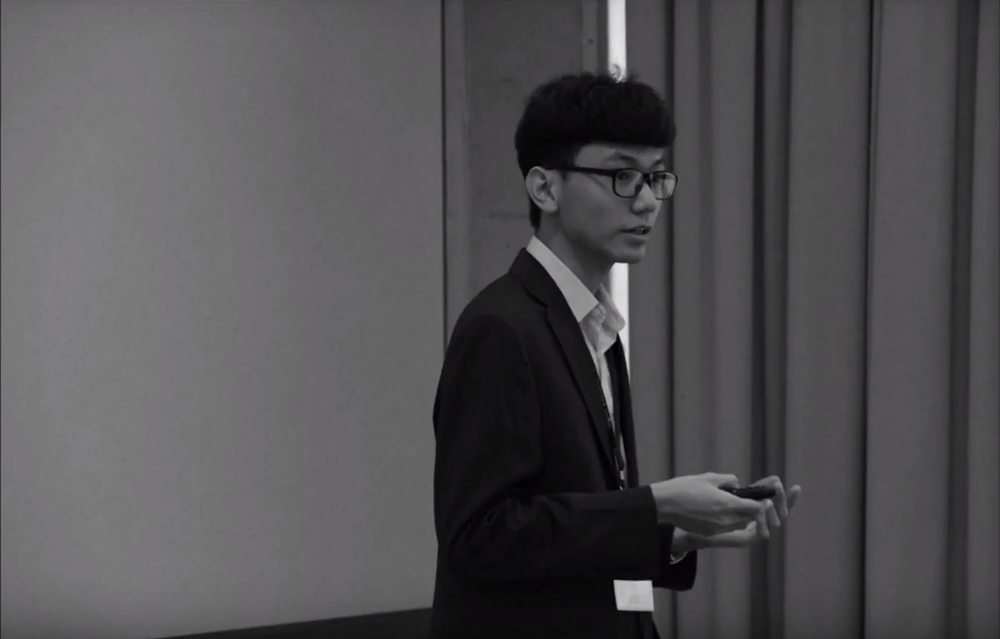
#> input picture HPY.png, 1000 x 639 px, shrunk from 1352 x 864 before the run, found by its file name
$ python index.py
#> lines starting #> are read from the running program, lines starting #| are printed output that depends on the picture; after the words box and inside, x2 and y2 are one past the last pixel; in counts of white or black regions, pixels touching at a corner belong together
import cv2
import matplotlib.pyplot as plt
import numpy as np
from tec.tools import *

def simple_threshold(img):
    process_list = {}
    ret, simple_img1 = cv2.threshold(img, 20, 255, cv2.THRESH_BINARY)
    ret, simple_img1_trunc = cv2.threshold(img, 20, 255, cv2.THRESH_TRUNC)
    ret, simple_img2 = cv2.threshold(img, 100, 255, cv2.THRESH_BINARY)
    ret, simple_img2_trunc = cv2.threshold(img, 100, 255, cv2.THRESH_TRUNC)
    ret, simple_img3 = cv2.threshold(img, 200, 255, cv2.THRESH_BINARY)
    ret, simple_img3_trunc = cv2.threshold(img, 200, 255, cv2.THRESH_TRUNC)
    ret, simple_img4 = cv2.threshold(img, 500, 255, cv2.THRESH_BINARY)
    ret, simple_img4_trunc = cv2.threshold(img, 500, 255, cv2.THRESH_TRUNC)
    process_list["simple_img1_20"] = simple_img1
    process_list["simple_img1_20_trunc"] = simple_img1_trunc
    process_list["simple_img1_100"] = simple_img2
    process_list["simple_img1_100_trunc"] = simple_img2_trunc
    process_list["simple_img1_200"] = simple_img3
    process_list["simple_img1_200_trunc"] = simple_img3_trunc
    process_list["simple_img1_500"] = simple_img4
    process_list["simple_img1_500_trunc"] = simple_img4_trunc

    return process_list

def adaptive_threshold(img):
    process_list = {}
    adaptive_img_mean = cv2.adaptiveThreshold(img, 255, cv2.ADAPTIVE_THRESH_MEAN_C, cv2.THRESH_BINARY, 33, 5)
    adaptive_img_gussian = cv2.adaptiveThreshold(img, 255, cv2.ADAPTIVE_THRESH_GAUSSIAN_C, cv2.THRESH_BINARY, 33, 5)
    process_list["adaptive_img1"] = adaptive_img_mean
    process_list["adaptive_img_gussian"] = adaptive_img_gussian

    return process_list

def otsu_threshold(img, fig_name=None):
    process_list = {}
    ret, otsu_img = cv2.threshold(img, 0, 255, cv2.THRESH_BINARY + cv2.THRESH_OTSU)
    ret, otsu_img_inv = cv2.threshold(img, 0, 255, cv2.THRESH_BINARY_INV + cv2.THRESH_OTSU)
    if fig_name is not None:
        process_list[fig_name + "_otsu_img"] = otsu_img
        process_list[fig_name + "_otsu_img_inv"] = otsu_img_inv
    else:
        process_list["otsu_img"] = otsu_img
        process_list["otsu_img_inv"] = otsu_img_inv

    return process_list

if __name__ == "__main__":
    # img = cv2.imread("/home/tec/code/image_processing/lung_gray.png")
    # img = cv2.imread("E:\Code\image_processing\lung.png")
    img = cv2.imread("E:\Code\image_processing\HPY.png")
#> img is the input picture: shape (639, 1000, 3); mean B, G, R 82, 80.5, 81.8
    img = cv2.cvtColor(img, cv2.COLOR_BGR2GRAY)
#> img: shape (639, 1000)

    process_list_simple = simple_threshold(img)
#> in simple_threshold, `ret, simple_img1 = cv2.threshold(img, 20, 255, cv2.THRESH_BINARY)`:
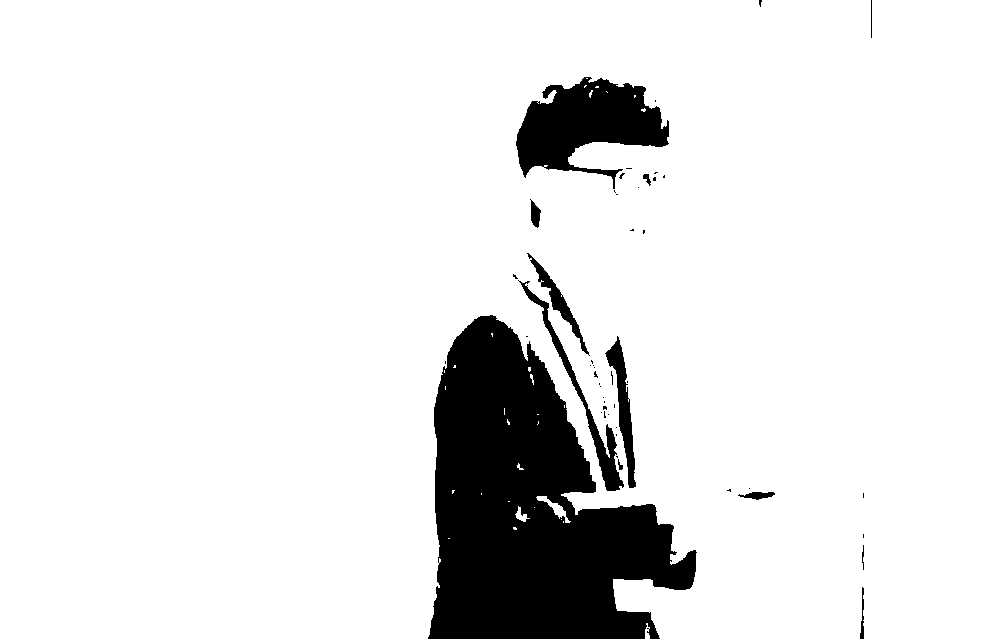
#> simple_img1: shape (639, 1000); 89.7% white; 50 black regions (38 under 20 px), largest, box (x1, y1, x2, y2) and area: (428, 315, 697, 639) 51275, (516, 77, 669, 189) 9201, (518, 280, 624, 491) 1979
#> in simple_threshold, `ret, simple_img2 = cv2.threshold(img, 100, 255, cv2.THRESH_BINARY)`:
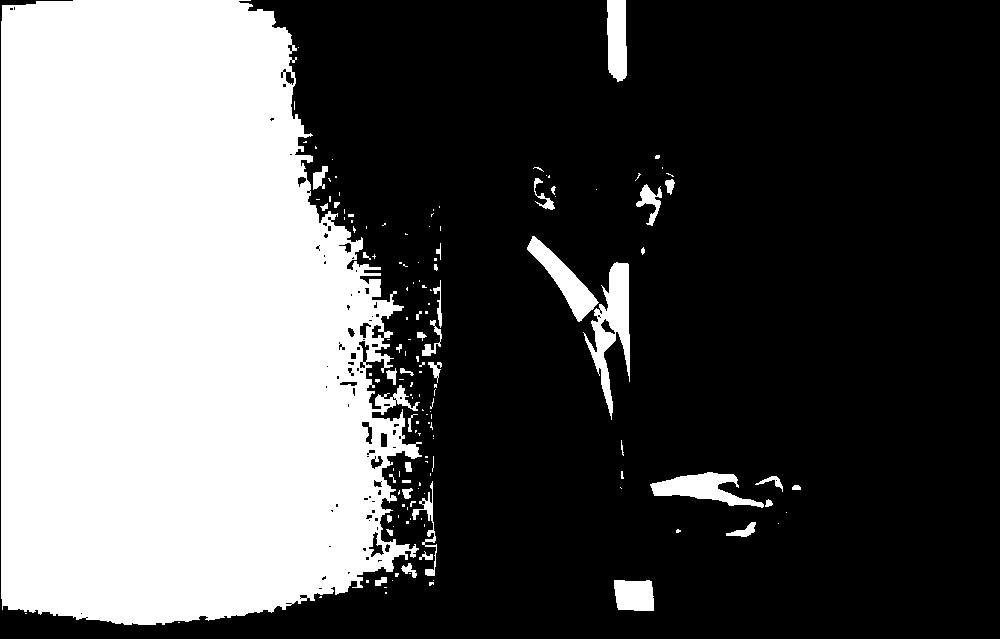
#> simple_img2: shape (639, 1000); 35.3% white; 148 white regions (107 under 20 px), largest, box (x1, y1, x2, y2) and area: (1, 0, 422, 625) 212417, (583, 262, 630, 420) 2893, (650, 472, 764, 508) 1880
#> in simple_threshold, `ret, simple_img3 = cv2.threshold(img, 200, 255, cv2.THRESH_BINARY)`:
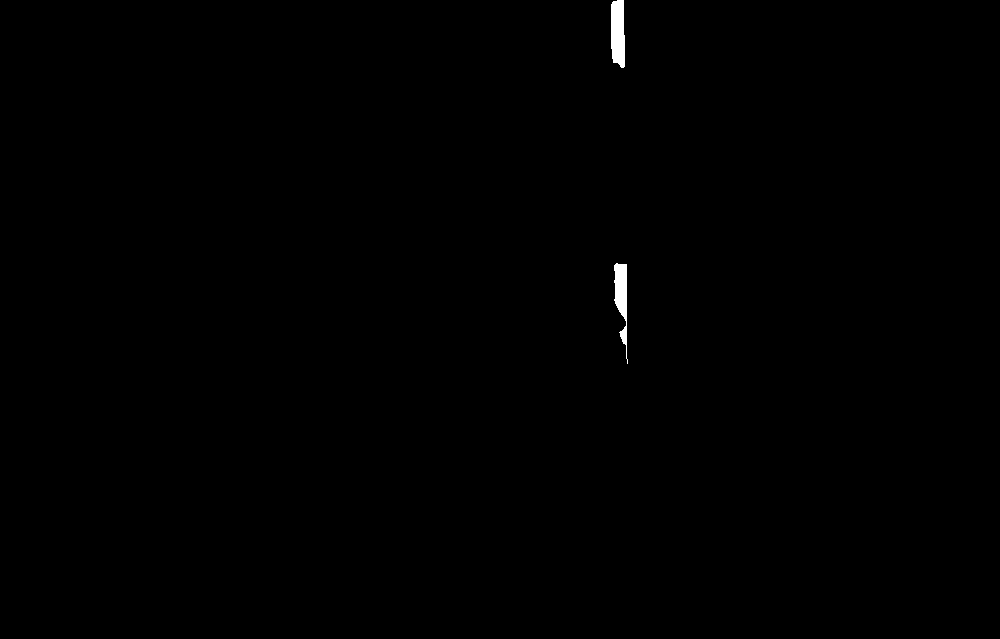
#> simple_img3: shape (639, 1000); 0.25% white; 2 white regions, box (x1, y1, x2, y2) and area: (611, 0, 625, 68) 845, (614, 263, 628, 364) 728
#> in simple_threshold, `ret, simple_img4 = cv2.threshold(img, 500, 255, cv2.THRESH_BINARY)`: simple_img4: shape (639, 1000); every value is 0
#> process_list_simple = 8 items
    process_list_adap = adaptive_threshold(img)
#> in adaptive_threshold, `adaptive_img_mean = cv2.adaptiveThreshold(img, 255, cv2.ADAPTIVE_THRES..`: adaptive_img_mean: shape (639, 1000); 86.2% white; 118 black regions (75 under 20 px), largest, box (x1, y1, x2, y2) and area: (515, 0, 770, 639) 35805, (145, 0, 624, 639) 15531, (943, 0, 980, 639) 12411
#> in adaptive_threshold, `adaptive_img_gussian = cv2.adaptiveThreshold(img, 255, cv2.ADAPTIVE_TH..`:
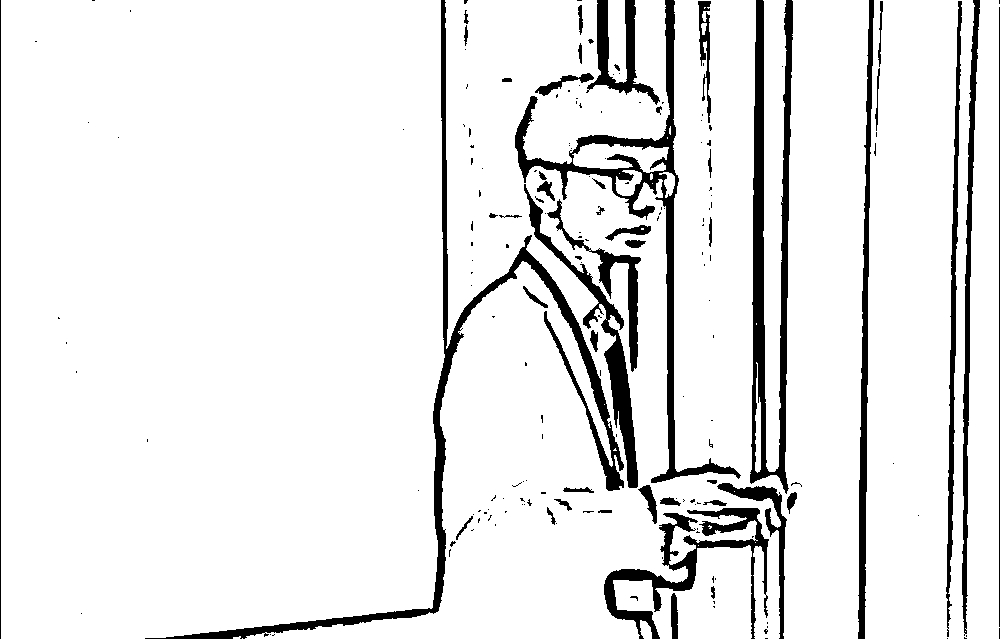
#> adaptive_img_gussian: shape (639, 1000); 91.3% white; 187 black regions (137 under 20 px), largest, box (x1, y1, x2, y2) and area: (145, 0, 624, 639) 9787, (750, 0, 793, 494) 8158, (515, 0, 741, 483) 7614
#> process_list_adap = 2 items
    process_list_otsu = otsu_threshold(img)
#> in otsu_threshold, `ret, otsu_img = cv2.threshold(img, 0, 255, cv2.THRESH_BINARY + cv2.THR..`:
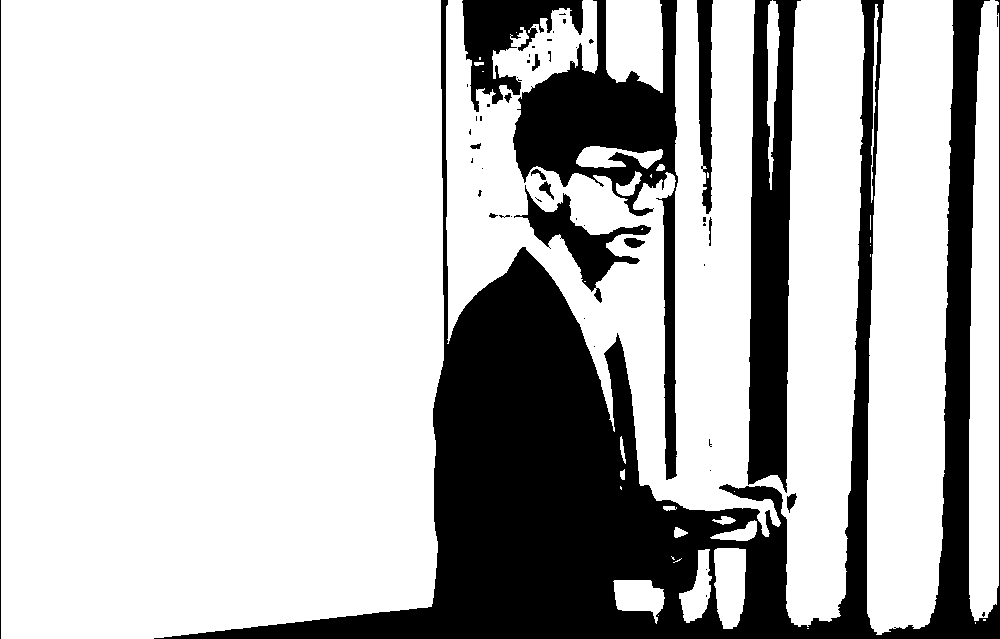
#> otsu_img: shape (639, 1000); 73.9% white; 52 black regions (36 under 20 px), largest, box (x1, y1, x2, y2) and area: (154, 0, 1000, 639) 116317, (513, 0, 678, 480) 19708, (747, 0, 801, 493) 17136
#> in otsu_threshold, `ret, otsu_img = cv2.threshold(img, 0, 255, cv2.THRESH_BINARY + cv2.THR..`: ret = 65
#> process_list_otsu = 2 items

    roi_area = img[100:300, 100:300]
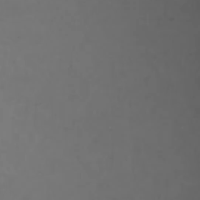
#> roi_area: shape (200, 200); min 98, max 127, mean 114.6
    process_list_roi = otsu_threshold(roi_area, fig_name="roi")
#> call 2 of otsu_threshold, with fig_name = 'roi'
#> in otsu_threshold (call 2), `ret, otsu_img = cv2.threshold(img, 0, 255, cv2.THRESH_BINARY + cv2.THR..`:
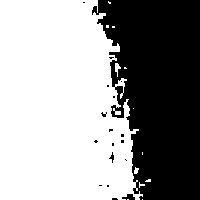
#> otsu_img: shape (200, 200); 60% white; 18 black regions (15 under 20 px), largest, box (x1, y1, x2, y2) and area: (92, 0, 200, 200) 15836, (122, 194, 135, 200) 51, (109, 152, 114, 163) 23
#> in otsu_threshold (call 2), `ret, otsu_img = cv2.threshold(img, 0, 255, cv2.THRESH_BINARY + cv2.THR..`: ret = 113
#> process_list_roi = 2 items

    process_list = {}
    process_list["source"] = img
    process_list = {**process_list, **process_list_simple, **process_list_adap, **process_list_otsu, **process_list_roi}
#> (the run stopped early here; a loop or call above may not have finished)

$ run again, with lung.png copied over HPY.png
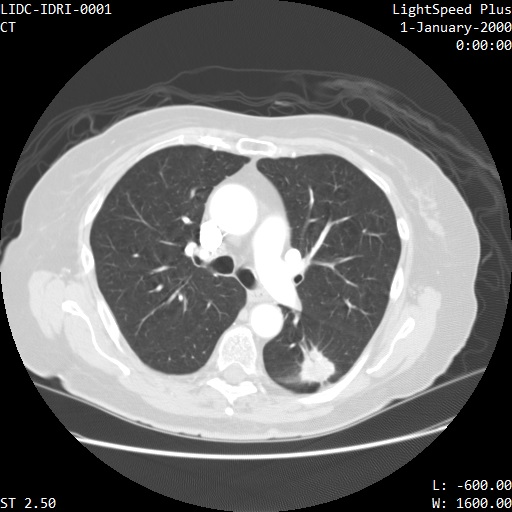
#> input picture lung.png, 512 x 512 px, found by its file name
#> img is the input picture: shape (512, 512, 3); mean B, G, R 108.5, 108.5, 108.5
#> img: shape (512, 512)
#> in simple_threshold, `ret, simple_img1 = cv2.threshold(img, 20, 255, cv2.THRESH_BINARY)`:
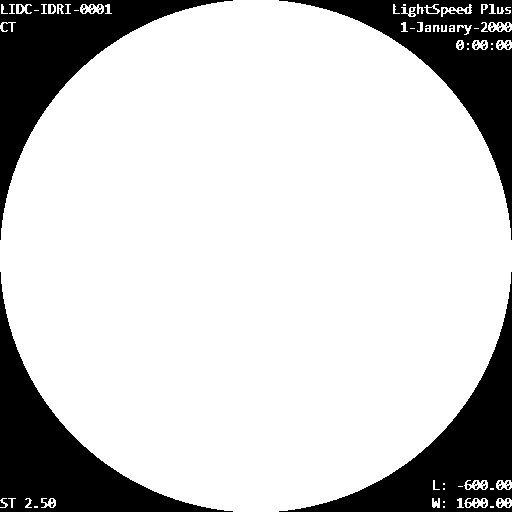
#> simple_img1: shape (512, 512); 79.7% white; 59 black regions (54 under 20 px), largest, box (x1, y1, x2, y2) and area: (0, 272, 233, 512) 13721, (0, 0, 233, 240) 13285, (279, 272, 512, 512) 13146, (279, 0, 512, 240) 12541, (0, 501, 5, 507) 20
#> simple_img2: shape (512, 512); 36.5% white; 260 white regions (181 under 20 px), largest, box (x1, y1, x2, y2) and area: (0, 104, 487, 444) 88327, (69, 415, 457, 460) 2506, (135, 275, 192, 336) 434
#> simple_img3: shape (512, 512); 30.9% white; 157 white regions (128 under 20 px), largest, box (x1, y1, x2, y2) and area: (1, 106, 479, 440) 77537, (75, 425, 448, 459) 1274, (300, 347, 334, 384) 801
#> simple_img4: shape (512, 512); every value is 0
#> process_list_simple = 8 items
#> adaptive_img_mean: shape (512, 512); 60.3% white; 1041 black regions (963 under 20 px), largest, box (x1, y1, x2, y2) and area: (0, 0, 499, 391) 20351, (90, 145, 251, 375) 14422, (256, 154, 401, 395) 13678
#> adaptive_img_gussian: shape (512, 512); 68.4% white; 1953 black regions (1800 under 20 px), largest, box (x1, y1, x2, y2) and area: (0, 272, 512, 512) 9215, (90, 145, 252, 375) 8952, (0, 92, 501, 396) 8554
#> process_list_adap = 2 items
#> otsu_img: shape (512, 512); 34.1% white; 117 white regions (57 under 20 px), largest, box (x1, y1, x2, y2) and area: (0, 105, 486, 443) 84878, (69, 417, 455, 460) 1999, (167, 288, 187, 312) 137
#> ret = 134
#> process_list_otsu = 2 items
#> in otsu_threshold (call 2), `ret, otsu_img = cv2.threshold(img, 0, 255, cv2.THRESH_BINARY + cv2.THR..`:
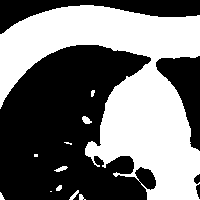
#> otsu_img: shape (200, 200); 46.2% white; 11 white regions (3 under 20 px), largest, box (x1, y1, x2, y2) and area: (0, 5, 200, 200) 18236, (82, 116, 92, 124) 53, (54, 166, 68, 172) 45
#> ret = 154
#> process_list_roi = 2 items

$ run again, with brain.png copied over HPY.png
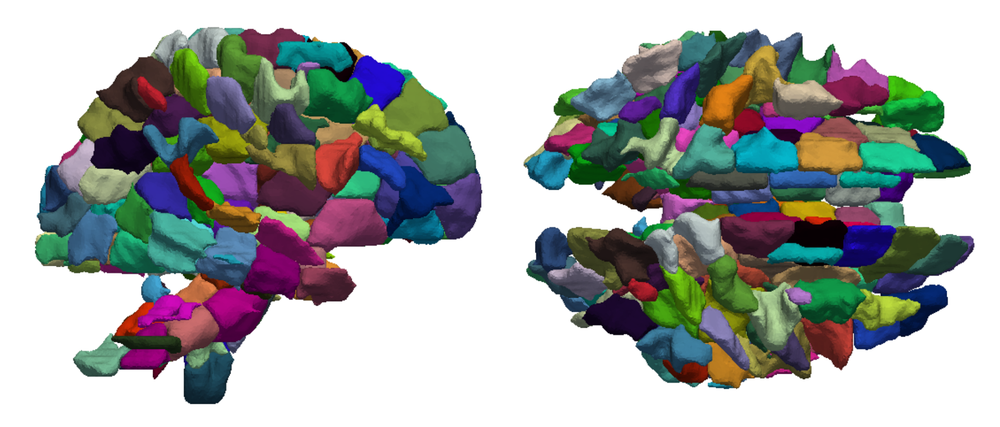
#> input picture brain.png, 1000 x 427 px, shrunk from 2064 x 882 before the run, found by its file name
#> img is the input picture: shape (427, 1000, 3); mean B, G, R 167.7, 169.1, 165.8
#> img: shape (427, 1000)
#> in simple_threshold, `ret, simple_img1 = cv2.threshold(img, 20, 255, cv2.THRESH_BINARY)`:
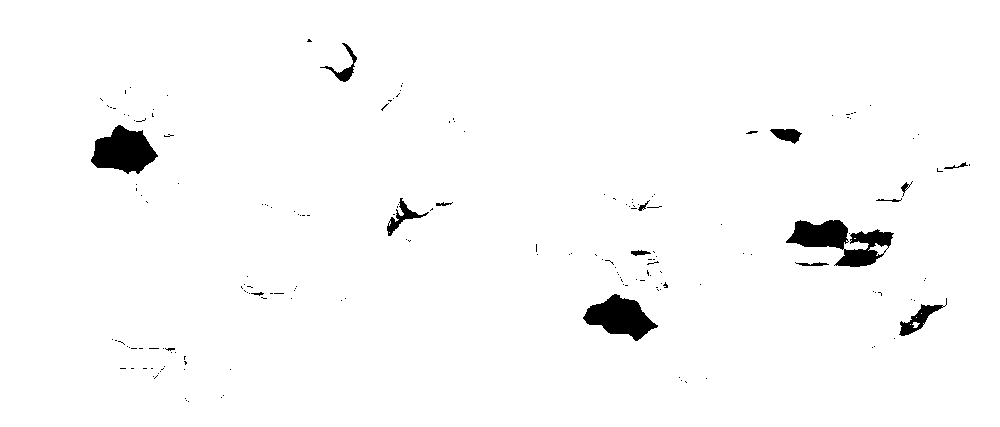
#> simple_img1: shape (427, 1000); 97.9% white; 180 black regions (164 under 20 px), largest, box (x1, y1, x2, y2) and area: (786, 220, 894, 267) 2432, (91, 125, 158, 174) 2098, (583, 294, 658, 341) 1928
#> simple_img2: shape (427, 1000); 66.1% white; 124 black regions (115 under 20 px), largest, box (x1, y1, x2, y2) and area: (524, 30, 974, 389) 74762, (35, 28, 482, 404) 68872, (415, 111, 469, 139) 331
#> simple_img3: shape (427, 1000); 49.5% white; 72 white regions (67 under 20 px), largest, box (x1, y1, x2, y2) and area: (0, 0, 1000, 427) 210257, (160, 273, 192, 295) 403, (849, 114, 875, 122) 145, (691, 216, 719, 228) 91, (114, 342, 123, 348) 24
#> simple_img4: shape (427, 1000); every value is 0
#> process_list_simple = 8 items
#> adaptive_img_mean: shape (427, 1000); 71.5% white; 176 black regions (155 under 20 px), largest, box (x1, y1, x2, y2) and area: (523, 29, 975, 389) 63966, (35, 27, 482, 404) 55919, (385, 113, 412, 131) 332
#> adaptive_img_gussian: shape (427, 1000); 76.7% white; 317 black regions (278 under 20 px), largest, box (x1, y1, x2, y2) and area: (523, 29, 975, 389) 51959, (35, 27, 482, 404) 42270, (785, 289, 874, 339) 1029
#> process_list_adap = 2 items
#> otsu_img: shape (427, 1000); 51.3% white; 21 black regions (17 under 20 px), largest, box (x1, y1, x2, y2) and area: (524, 29, 974, 389) 109316, (35, 27, 482, 404) 98469, (640, 43, 660, 51) 76, (156, 37, 166, 49) 33
#> ret = 165
#> process_list_otsu = 2 items
#> in otsu_threshold (call 2), `ret, otsu_img = cv2.threshold(img, 0, 255, cv2.THRESH_BINARY + cv2.THR..`:
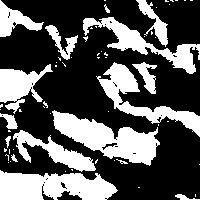
#> otsu_img: shape (200, 200); 34.5% white; 63 white regions (47 under 20 px), largest, box (x1, y1, x2, y2) and area: (52, 110, 160, 166) 2758, (0, 170, 118, 200) 2609, (96, 62, 200, 137) 1923
#> ret = 98
#> process_list_roi = 2 items
